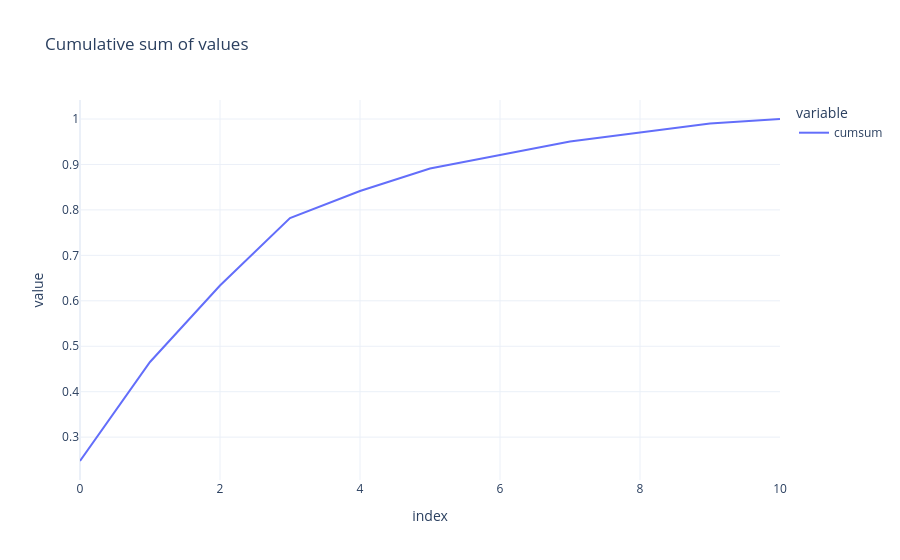

Notebook code cell kept with this figure:
### Code cell
# how to build cumulative curve
a_set.sort_values(by = 0, ascending = False, inplace = True) # descending sort
a_set['cumsum'] = a_set[0].cumsum()/a_set[0].sum() # nomalized cumulative plot == cdf
a_set.reset_index()['cumsum'].plot(title = 'Cumulative sum of values') # plot the curve

### Figure 1 — Plotly figure (JSON) as saved in the notebook; plotly's stock layout.template omitted (floating-point values rounded to 4 significant figures)
{"data": [{"hovertemplate": "variable=cumsum<br>index=%{x}<br>value=%{y}<extra></extra>", "legendgroup": "cumsum", "line": {"color": "#636efa", "dash": "solid"}, "marker": {"symbol": "circle"}, "mode": "lines", "name": "cumsum", "orientation": "v", "showlegend": true, "type": "scatter", "x": [0, 1, 2, 3, 4, 5, 6, 7, 8, 9, 10], "xaxis": "x", "y": [0.2475, 0.4653, 0.6337, 0.7822, 0.8416, 0.8911, 0.9208, 0.9505, 0.9703, 0.9901, 1.0], "yaxis": "y"}], "layout": {"legend": {"title": {"text": "variable"}, "tracegroupgap": 0}, "title": {"text": "Cumulative sum of values"}, "xaxis": {"anchor": "y", "domain": [0.0, 1.0], "title": {"text": "index"}}, "yaxis": {"anchor": "x", "domain": [0.0, 1.0], "title": {"text": "value"}}}}
